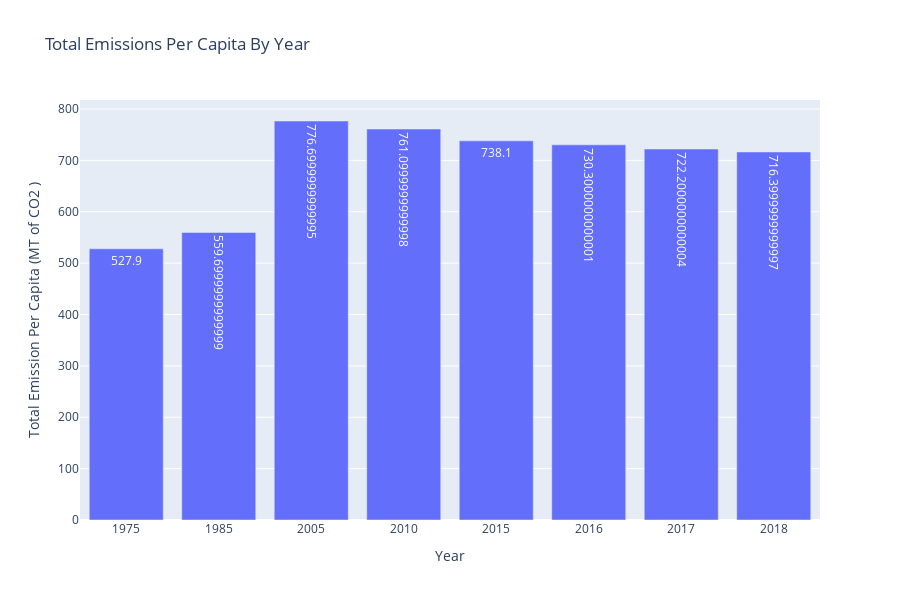

The code cell stored with this chart in its notebook:
### Code cell
emissions_per_capita = 'Emissions per capita (metric tons of carbon dioxide)'
plot_data = emission_agg_by_year[emission_agg_by_year.Series== emissions_per_capita].copy()
# plot_data['Year'] = plot_data['Year'].apply(str)
fig = go.Figure( data = [
                                go.Bar( name = f"Total Emissions",
                                        x =  plot_data.Year.values,
                                        y= plot_data.Total_Emission.values,                                   
                                        text = plot_data.Total_Emission.values,
                                        # hovertemplate = "%{text}"
                                        ),                             
                                    
                                ])

fig.update_layout( 
        
                height=600,
                title = 'Total Emissions Per Capita By Year',
            
                )
fig.update_yaxes(title_text='Total Emission Per Capita (MT of CO2 )')
fig.update_xaxes(title_text='Year')
fig.show()

### Figure 1 — Plotly figure (JSON) as saved in the notebook; plotly's stock layout.template omitted (floating-point values rounded to 4 significant figures)
{"data": [{"name": "Total Emissions", "text": ["527.9", "559.6999999999999", "776.6999999999995", "761.0999999999998", "738.1", "730.3000000000001", "722.2000000000004", "716.3999999999997"], "type": "bar", "x": ["1975", "1985", "2005", "2010", "2015", "2016", "2017", "2018"], "y": [527.9, 559.7, 776.7, 761.1, 738.1, 730.3, 722.2, 716.4]}], "layout": {"height": 600, "title": {"text": "Total Emissions Per Capita By Year"}, "xaxis": {"title": {"text": "Year"}}, "yaxis": {"title": {"text": "Total Emission Per Capita (MT of CO2 )"}}}}
